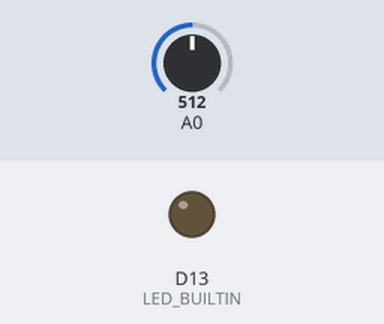
Recording of a sketch running on a simulated Arduino Nano 33 IoT. Shown: output pins drawn as LEDs (lit = HIGH). The inputs (shaded band) are chosen by the test bench; at power-on: A0 = 512. Nothing arrives over Bluetooth unless stated; a phone connects over Bluetooth LE 3 s after start; what the sketch prints to the serial monitor is not drawn.

Above: at 0.1 s.
At 3.1 s:
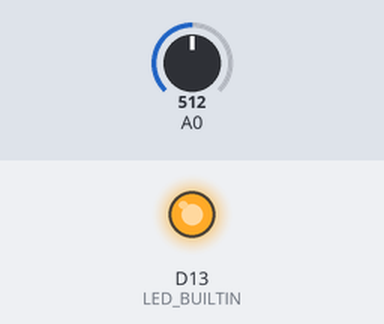
Timing chart, 0 to 4.6 s (numbered marks = the images above):
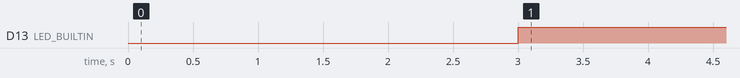

The sketch:

ble_battery.ino
```cpp
#include <ArduinoBLE.h>
BLEService batteryService("1101");
BLEUnsignedCharCharacteristic batteryLevelChar("2101", BLERead | BLENotify);

void setup() {
  Serial.begin(115200);
  while (!Serial);

  pinMode(LED_BUILTIN, OUTPUT);
  if (!BLE.begin())
  {
    Serial.println("starting BLE failed!");
    while (1);
  }

  BLE.setLocalName("BatteryMonitor");
  BLE.setAdvertisedService(batteryService);
  batteryService.addCharacteristic(batteryLevelChar);
  BLE.addService(batteryService);

  BLE.advertise();
  Serial.println("Bluetooth device active, waiting for connections...");
}

void loop()
{
  BLEDevice central = BLE.central();

  if (central)
  {
    Serial.print("Connected to central: ");
    Serial.println(central.address());
    digitalWrite(LED_BUILTIN, HIGH);

    while (central.connected()) {

      int battery = analogRead(A0);
      int batteryLevel = map(battery, 0, 1023, 0, 100);
      Serial.print("Battery Level % is now: ");
      Serial.println(batteryLevel);
      batteryLevelChar.writeValue(batteryLevel);
      delay(200);

    }
  }
  digitalWrite(LED_BUILTIN, LOW);
  Serial.print("Disconnected from central: ");
  Serial.println(central.address());
}
```

Measured:
- by itself, D13 (LED_BUILTIN): LOW → HIGH at 3.0 s
